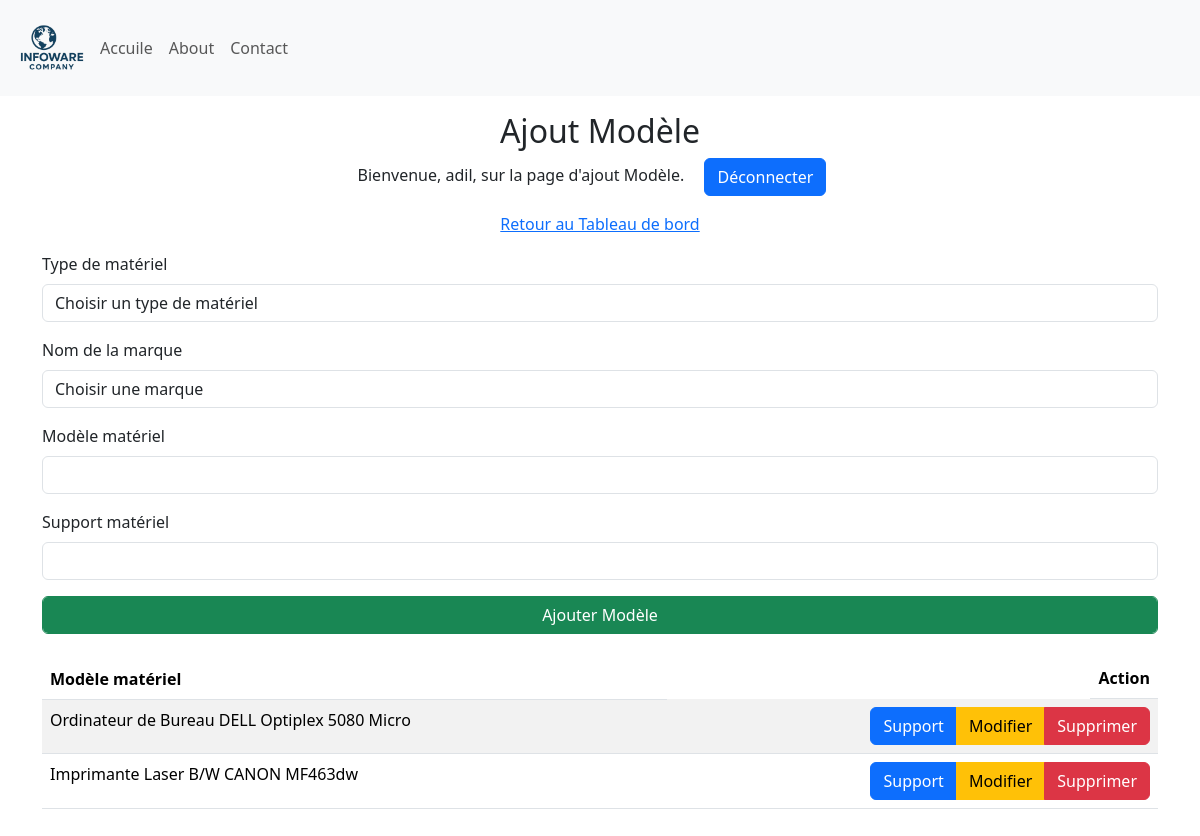
Screenshot of /manage_Models (signed in) with the database file from the repository.
### Site/models.py (models this page shows, shortened)
class MaterialType(db.Model):
    id = db.Column(db.Integer, primary_key=True)
    typeMaterial = db.Column(db.String(50), unique=True, nullable=False)

class Marque(db.Model):
    id = db.Column(db.Integer, primary_key=True)
    MarqueName = db.Column(db.String(50), unique=True, nullable=False)

class Model(db.Model):
    id = db.Column(db.Integer, primary_key=True)
    modelname = db.Column(db.String(50), unique=True, nullable=False)
    type_material_id = db.Column(db.Integer, db.ForeignKey('material_type.id'), nullable=False)
    marque_id = db.Column(db.Integer, db.ForeignKey('marque.id'), nullable=False)
    support_uri = db.Column(db.String(200), unique=False, nullable=True)

### Site/dashbord/models.py (the view, shortened to what this page needs)
@ModelMaterial.route('/manage_Models', methods=['GET', 'POST'])
def manage_Models():
    if 'user' not in session:
        return redirect(url_for('adminstration.login'))
    MaterialTypes = MaterialType.query.all()
    Marques = Marque.query.all()
    models = Model.query.all()
    return render_template('Manage_materials.html',  name=session['user'], TypeMaterials=MaterialTypes, Marques=Marques, models=models, submitted=False)

### Site/templates/Manage_materials.html (shortened to what this page needs)
{% extends 'base.html' %}
{% block body %}
<div class="container-fluid">
    <div class="row">
        <div class="col-12  my-3">
            <div class="text-center">
                <h2>Ajout Modèle</h2>
                <p>Bienvenue, {{ name }}, sur la page d'ajout Modèle. <a class="mx-3 btn btn-primary" href="{{ url_for('admin.logout') }}"">Déconnecter</a></p>
                <p><a href="{{ url_for('dashbord.dashbord_page') }}">Retour au Tableau de bord</a> </p>
            </div>
            <div class="container">
                <form method="POST" action="{{ url_for('model_material.manage_Models') }}">
                    <div class="mb-3">
                        <label for="TypeName" class="form-label">Type de matériel</label>
                        <select class="form-control" id="TypeName" name="TypeName">
                        <option value="-1" disabled {% if not submitted %} selected {% endif %}>Choisir un type de matériel</option>
                        </select>
                    </div>
                    <div class="mb-3">
                        <label for="MarqueName" class="form-label">Nom de la marque</label>
                        <select class="form-control" id="MarqueName" name="MarqueName">
                        <option value="-1" disabled {% if not submitted %} selected {% endif %}>Choisir une marque</option>
                        </select>
                    </div>
                    <div class="mb-3">
                        <label for="ModelName" class="form-label">Modèle matériel</label>
                        <input type="text" class="form-control" id="ModelName" name="ModelName" required>
                    </div>
                    <div class="mb-3">
                        <label for="SupportName" class="form-label">Support matériel</label>
                        <input type="text" class="form-control" id="SupportName" name="SupportName" required>
                    </div>
                    <button type="submit" class="form-control btn btn-success">Ajouter Modèle</button>
                </form>
                {% if models %}
                <table class="table table-striped  mt-4 ">
                    <thead>
                    <tr>
                      <th scope="col">Modèle matériel</th>
                      <th class="float-end" scope="col">Action</th>
                    </tr>
                  </thead>
                  <tbody>
                    {% for model in models %}
                    <tr>
                      <td>{{ TypeMaterials[model.type_material_id-3].typeMaterial }} {{ Marques[model.marque_id-1].MarqueName }} {{ model.modelname }}</td>
                      <td>
                        <div class="btn-group float-end" role="group" aria-label="Basic example">
                            <a href="{{ model.support_uri }}" target="blank" class="btn btn-primary">Support</a>
                            <a href="{{ url_for('model_material.update_model', model_id=model.id) }}" class="btn btn-warning">Modifier</a>
                            <a href="{{ url_for('model_material.delete_model', model_id=model.id) }}" class="btn btn-danger">Supprimer</a>
                        </div>
                        </td>
                    </tr>
                    {% endfor %}
                </tbody>
            </table>
            {% else %}
                <p class="h5 text-dark  mt-4">Aucun Modèle</p>
            {% endif %}
            </div>
        </div>
    </div>
</div>
{% endblock %}

### Site/static/style.css (style rules this page uses)
* { margin: 0; padding: 0; box-sizing: border-box; }
:root { --primary-color: #0056b3; --secondary-color: #f8f9fa; --text-color: #333; --highlight-color: #007bff; }
body { font-family: 'Segoe UI', Tahoma, Geneva, Verdana, sans-serif; }

### rows the page displays
Model: modelname "Optiplex 5080 Micro"
MaterialType: typeMaterial "Ordinateur de Bureau"
Marque: MarqueName "DELL"
Model: modelname "MF463dw"
MaterialType: typeMaterial "Imprimante Laser B/W"
Marque: MarqueName "CANON"

### other values shown
{{ name }} "adil"
